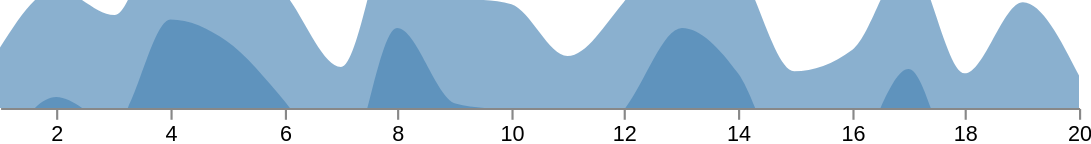

Describe this chart as a Vega-Lite specification.
### Vega specification from a JSON file in a GitHub repository (floating-point values rounded to 4 significant figures)
{"width": 500, "height": 50, "signals": [{"name": "layers", "value": 2, "on": [{"events": "mousedown!", "update": "1 + (layers % 4)"}]}, {"name": "vheight", "update": "height * layers"}, {"name": "opacity", "update": "pow(layers, -2/3)"}], "data": [{"name": "layer_indices", "values": [0, 1, 2, 3], "transform": [{"type": "filter", "expr": "datum.data < layers"}, {"type": "formula", "expr": "datum.data * -height", "as": "offset"}]}, {"name": "table", "values": [{"x": 1, "y": 28}, {"x": 2, "y": 55}, {"x": 3, "y": 43}, {"x": 4, "y": 91}, {"x": 5, "y": 81}, {"x": 6, "y": 53}, {"x": 7, "y": 19}, {"x": 8, "y": 87}, {"x": 9, "y": 52}, {"x": 10, "y": 48}, {"x": 11, "y": 24}, {"x": 12, "y": 49}, {"x": 13, "y": 87}, {"x": 14, "y": 66}, {"x": 15, "y": 17}, {"x": 16, "y": 27}, {"x": 17, "y": 68}, {"x": 18, "y": 16}, {"x": 19, "y": 49}, {"x": 20, "y": 15}]}], "scales": [{"name": "x", "type": "linear", "range": "width", "zero": false, "round": true, "domain": {"data": "table", "field": "x"}}, {"name": "y", "type": "linear", "range": [{"signal": "vheight"}, 0], "nice": true, "zero": true, "domain": {"data": "table", "field": "y"}}], "axes": [{"orient": "bottom", "scale": "x", "count": 20}], "marks": [{"type": "group", "encode": {"update": {"width": {"field": {"group": "width"}}, "height": {"field": {"group": "height"}}, "clip": {"value": true}}}, "marks": [{"type": "group", "from": {"data": "layer_indices"}, "encode": {"update": {"y": {"field": "offset"}}}, "marks": [{"type": "area", "from": {"data": "table"}, "encode": {"enter": {"interpolate": {"value": "monotone"}, "x": {"scale": "x", "field": "x"}, "fill": {"value": "steelblue"}}, "update": {"y": {"scale": "y", "field": "y"}, "y2": {"scale": "y", "value": 0}, "fillOpacity": {"signal": "opacity"}}}}]}]}]}
